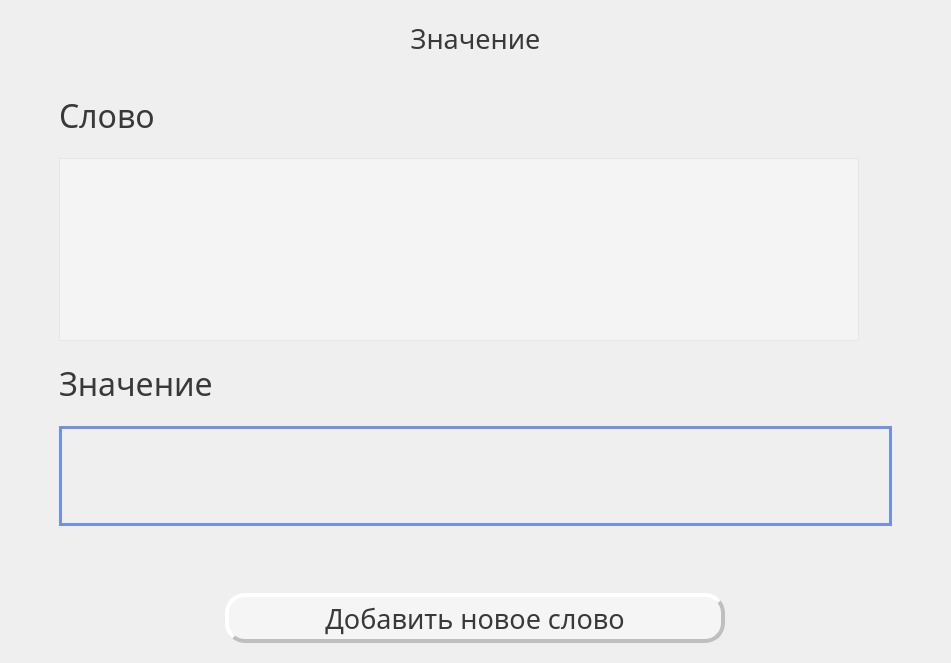
<?xml version="1.0" encoding="UTF-8"?>
<ui version="4.0">
 <class>TechEng</class>
 <widget class="QWidget" name="TechEng">
  <property name="geometry">
   <rect>
    <x>0</x>
    <y>0</y>
    <width>951</width>
    <height>663</height>
   </rect>
  </property>
  <property name="windowTitle">
   <string>TechEng</string>
  </property>
  <layout class="QVBoxLayout" name="verticalLayout">
   <property name="leftMargin">
    <number>0</number>
   </property>
   <property name="topMargin">
    <number>0</number>
   </property>
   <property name="rightMargin">
    <number>0</number>
   </property>
   <property name="bottomMargin">
    <number>0</number>
   </property>
   <item>
    <widget class="QWidget" name="widget" native="true">
     <property name="layoutDirection">
      <enum>Qt::LeftToRight</enum>
     </property>
     <layout class="QVBoxLayout" name="verticalLayout_2">
      <property name="topMargin">
       <number>20</number>
      </property>
      <property name="bottomMargin">
       <number>20</number>
      </property>
      <item>
       <layout class="QHBoxLayout" name="horizontalLayout_3">
        <item>
         <widget class="QLabel" name="label">
          <property name="font">
           <font>
            <family>Trebuchet MS</family>
            <pointsize>20</pointsize>
           </font>
          </property>
          <property name="styleSheet">
           <string notr="true">color: rgb(57,57,57)</string>
          </property>
          <property name="text">
           <string>Значение</string>
          </property>
          <property name="alignment">
           <set>Qt::AlignCenter</set>
          </property>
         </widget>
        </item>
       </layout>
      </item>
      <item>
       <layout class="QVBoxLayout" name="verticalLayout_3">
        <property name="spacing">
         <number>40</number>
        </property>
        <property name="leftMargin">
         <number>50</number>
        </property>
        <property name="topMargin">
         <number>30</number>
        </property>
        <property name="rightMargin">
         <number>50</number>
        </property>
        <property name="bottomMargin">
         <number>30</number>
        </property>
        <item>
         <layout class="QVBoxLayout" name="verticalLayout_6">
          <property name="spacing">
           <number>20</number>
          </property>
          <property name="topMargin">
           <number>0</number>
          </property>
          <item>
           <layout class="QVBoxLayout" name="verticalLayout_5">
            <property name="spacing">
             <number>20</number>
            </property>
            <property name="topMargin">
             <number>0</number>
            </property>
            <item>
             <widget class="QLabel" name="label_2">
              <property name="font">
               <font>
                <family>Trebuchet MS</family>
                <pointsize>24</pointsize>
               </font>
              </property>
              <property name="styleSheet">
               <string notr="true">color: rgb(57, 57, 57)</string>
              </property>
              <property name="text">
               <string>Слово</string>
              </property>
             </widget>
            </item>
            <item>
             <widget class="QListWidget" name="wordList">
              <property name="minimumSize">
               <size>
                <width>500</width>
                <height>0</height>
               </size>
              </property>
              <property name="maximumSize">
               <size>
                <width>800</width>
                <height>16777215</height>
               </size>
              </property>
              <property name="font">
               <font>
                <family>Trebuchet MS</family>
                <pointsize>20</pointsize>
               </font>
              </property>
              <property name="styleSheet">
               <string notr="true">background:rgba(255, 255, 255, 0.3);
color: rgb(57, 57, 57)</string>
              </property>
             </widget>
            </item>
           </layout>
          </item>
          <item>
           <widget class="QLabel" name="label_3">
            <property name="font">
             <font>
              <family>Trebuchet MS</family>
              <pointsize>24</pointsize>
             </font>
            </property>
            <property name="styleSheet">
             <string notr="true">color: rgb(57, 57, 57)</string>
            </property>
            <property name="text">
             <string>Значение</string>
            </property>
           </widget>
          </item>
          <item>
           <widget class="QLabel" name="discWord">
            <property name="minimumSize">
             <size>
              <width>300</width>
              <height>100</height>
             </size>
            </property>
            <property name="maximumSize">
             <size>
              <width>16777215</width>
              <height>200</height>
             </size>
            </property>
            <property name="font">
             <font>
              <family>Trebuchet MS</family>
              <pointsize>20</pointsize>
             </font>
            </property>
            <property name="styleSheet">
             <string notr="true">border-width:3px;
border-color: rgb(114, 144, 228);
border-style: solid;
color: rgb(57, 57, 57)</string>
            </property>
            <property name="text">
             <string/>
            </property>
            <property name="wordWrap">
             <bool>true</bool>
            </property>
           </widget>
          </item>
          <item>
           <spacer name="verticalSpacer">
            <property name="orientation">
             <enum>Qt::Vertical</enum>
            </property>
            <property name="sizeType">
             <enum>QSizePolicy::Preferred</enum>
            </property>
            <property name="sizeHint" stdset="0">
             <size>
              <width>20</width>
              <height>40</height>
             </size>
            </property>
           </spacer>
          </item>
         </layout>
        </item>
       </layout>
      </item>
      <item>
       <layout class="QHBoxLayout" name="horizontalLayout_5">
        <item>
         <widget class="QPushButton" name="newWord">
          <property name="sizePolicy">
           <sizepolicy hsizetype="Fixed" vsizetype="Fixed">
            <horstretch>0</horstretch>
            <verstretch>0</verstretch>
           </sizepolicy>
          </property>
          <property name="minimumSize">
           <size>
            <width>500</width>
            <height>50</height>
           </size>
          </property>
          <property name="maximumSize">
           <size>
            <width>500</width>
            <height>50</height>
           </size>
          </property>
          <property name="font">
           <font>
            <family>Trebuchet MS</family>
            <pointsize>20</pointsize>
           </font>
          </property>
          <property name="styleSheet">
           <string notr="true">QPushButton{background: rgba(255, 255, 255, 0.4);
border-radius: 20px;
border-style: outset;
 border-width: 4px;
border-color:rgb(191, 191, 191);
color:rgb(57, 57, 57);}

QPushButton:pressed {
background: rgba(234, 234, 234, 0.6);
color:rgb(57, 57, 57);
}</string>
          </property>
          <property name="text">
           <string>Добавить новое слово</string>
          </property>
         </widget>
        </item>
       </layout>
      </item>
     </layout>
    </widget>
   </item>
  </layout>
 </widget>
 <resources/>
 <connections/>
</ui>
